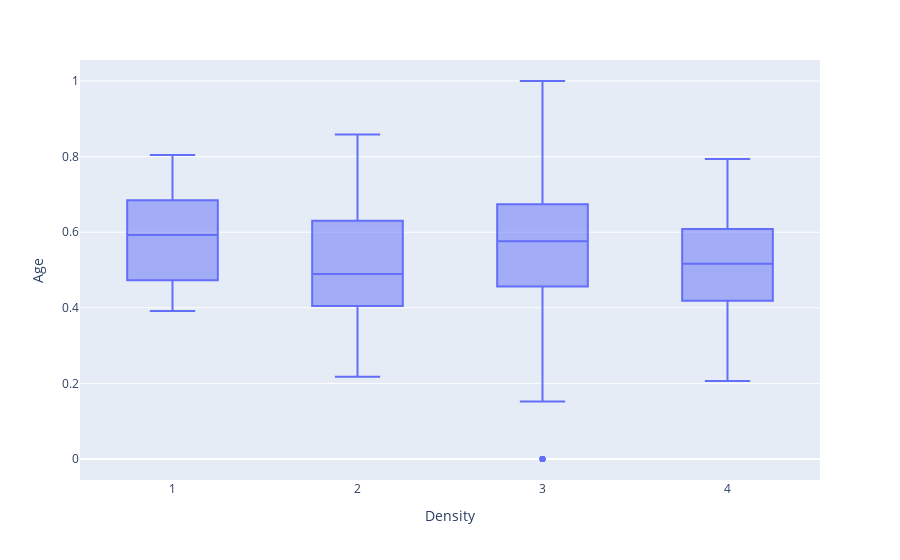
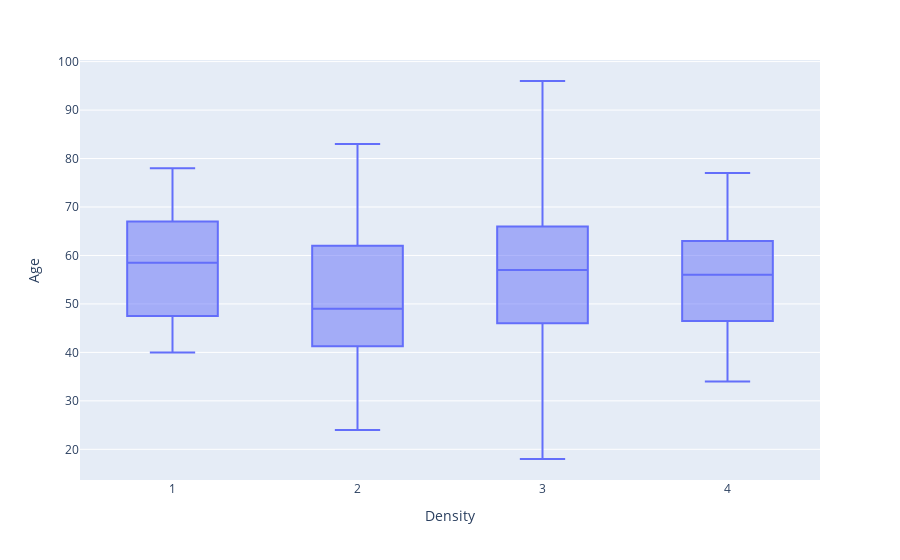

The notebook cell these images were saved under, in order:
### Code cell
# Difference between data and normalized data
fig6 = px.box(cleaned_df, x='Density', y="Age")
fig6.show()

fig7 = px.box(df, x='Density', y="Age")
fig7.show()

### Figure 1 — Plotly figure (JSON) as saved in the notebook; plotly's stock layout.template omitted (floating-point values rounded to 4 significant figures; data arrays with more than 128 entries replaced by an {"elided": "..."} marker saying what was removed)
{"data": [{"alignmentgroup": "True", "hovertemplate": "Density=%{x}<br>Age=%{y}<extra></extra>", "legendgroup": "", "marker": {"color": "#636efa"}, "name": "", "notched": false, "offsetgroup": "", "orientation": "v", "showlegend": false, "type": "box", "x": {"elided": "961 int values"}, "x0": " ", "xaxis": "x", "y": {"elided": "961 float values"}, "y0": " ", "yaxis": "y"}], "layout": {"boxmode": "group", "legend": {"tracegroupgap": 0}, "margin": {"t": 60}, "xaxis": {"anchor": "y", "domain": [0, 1], "title": {"text": "Density"}}, "yaxis": {"anchor": "x", "domain": [0, 1], "title": {"text": "Age"}}}}

### Figure 2 — Plotly figure (JSON) as saved in the notebook; plotly's stock layout.template omitted (floating-point values rounded to 4 significant figures; data arrays with more than 128 entries replaced by an {"elided": "..."} marker saying what was removed)
{"data": [{"alignmentgroup": "True", "hovertemplate": "Density=%{x}<br>Age=%{y}<extra></extra>", "legendgroup": "", "marker": {"color": "#636efa"}, "name": "", "notched": false, "offsetgroup": "", "orientation": "v", "showlegend": false, "type": "box", "x": {"elided": "961 int values"}, "x0": " ", "xaxis": "x", "y": {"elided": "961 int values"}, "y0": " ", "yaxis": "y"}], "layout": {"boxmode": "group", "legend": {"tracegroupgap": 0}, "margin": {"t": 60}, "xaxis": {"anchor": "y", "domain": [0, 1], "title": {"text": "Density"}}, "yaxis": {"anchor": "x", "domain": [0, 1], "title": {"text": "Age"}}}}
